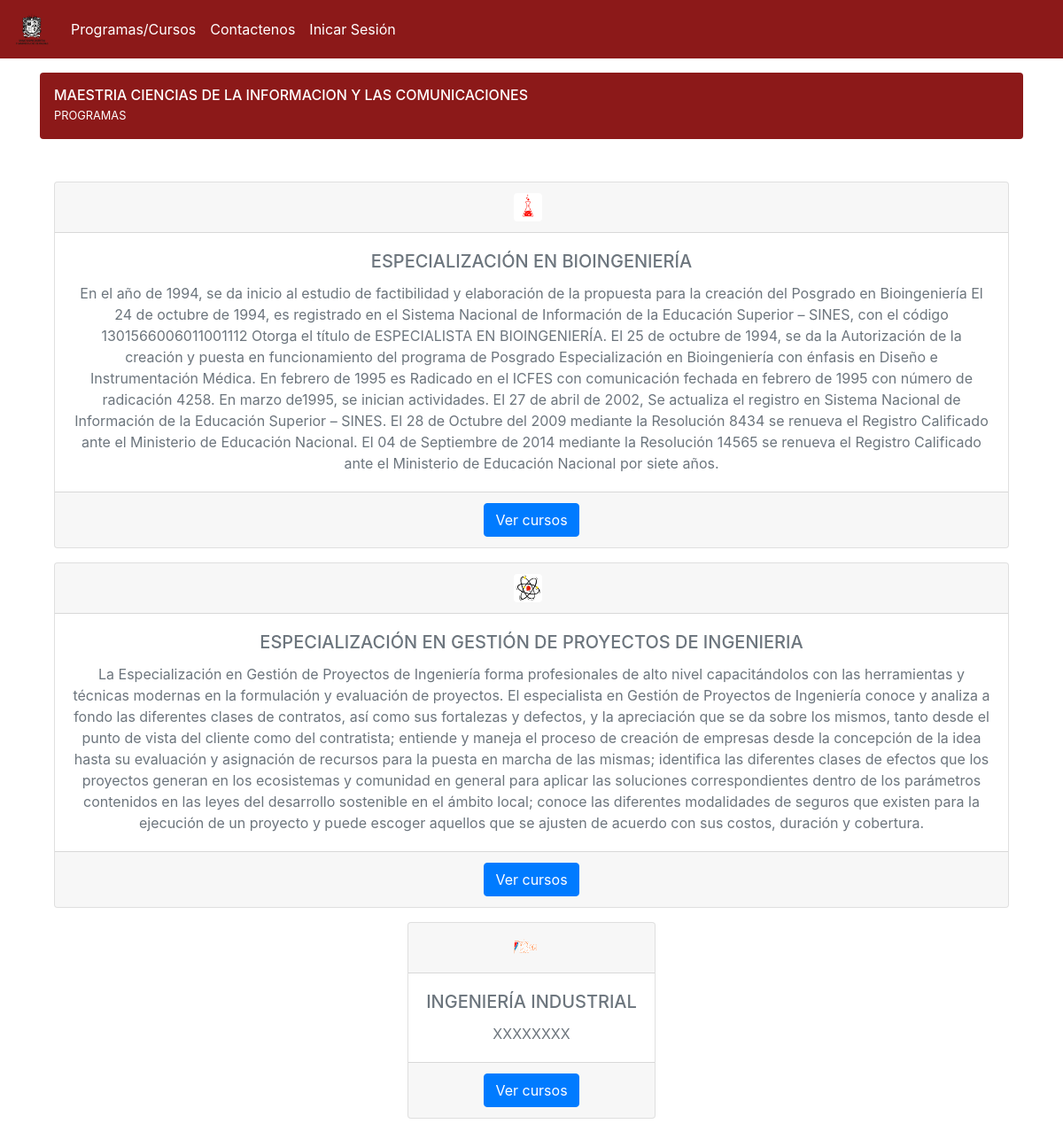
The page / on the database its author committed.
### web/models.py (models this page shows, shortened)
class Programa(models.Model):
    codigo = models.CharField(
        max_length = 30,
        verbose_name = 'Código',
        )
    nombre = models.CharField(
        max_length = 250,
        verbose_name = 'Nombre del programa',
        )
    descripcion = models.TextField(
        verbose_name=u'Descripción del programa',
        )
    activo = models.BooleanField(
        default = True,
        verbose_name = u'Activo',
    )
    snies = models.CharField(
        max_length = 250,
        verbose_name = 'SNIES del programa',
        )
    direccion = models.CharField(
        max_length = 250,
        verbose_name = 'Dirección del programa',
        )
    email = models.CharField(
        max_length = 250,
        verbose_name = 'Email del programa',
        )
    imagen = models.ImageField(
        verbose_name=u'Imagen del programa',
        upload_to='imagenes_programas/',
        max_length=255,
        help_text='80x80',
        null = True,
    )
    telefono = models.CharField(
        max_length = 250,
        verbose_name = 'Teléfono del programa',
        )
    duracion = models.IntegerField(
        verbose_name = u'Duración',
    )
    cordinador = models.ForeignKey(
        'Usuario',
        verbose_name = 'Coordinador',
        on_delete=models.CASCADE
        )
    facultad = models.ForeignKey(
        'Facultad',
        blank = True,
        null = True,
        verbose_name = 'Facultad',
        on_delete=models.CASCADE
        )
    modalidad = models.ForeignKey(
        'Modalidad',
        blank = True,
        null = True,
        verbose_name = 'Modalidad',
        on_delete=models.CASCADE
        )
    jornada = models.ForeignKey(
        'Jornada',
        blank = True,
        null = True,
        verbose_name = 'Jornada',
        on_delete=models.CASCADE
        )
    plan_estudio = models.FileField(
        upload_to='./planes',
        verbose_name=u'Plan de estudio',
        )
    cursos = models.ManyToManyField(
        'Curso',
        verbose_name=u'Cursos del programa'
        )
    class Meta:
        verbose_name = u'Programa'
        verbose_name_plural = u'Programas'

### web/views.py (the view)
# urls.py: url(r'^$',views.programas.as_view(), name = 'programas'),
class programas(View):
    def get(self, request):
        programas = Programa.objects.filter(activo = True)
        return render(request, 'programas.html', {'programas':programas})

### web/templates/programas.html
{% extends "base-web.html" %}
{% load static %}
{% block content %}
<main role="main" class="container">
    <div class="d-flex align-items-center p-3 my-3 text-white bg-purple rounded box-shadow bg-principal">
        <div class="lh-100">
            <h6 class="mb-0 lh-100">MAESTRIA CIENCIAS DE LA INFORMACION Y LAS COMUNICACIONES</h6>
            <small>PROGRAMAS</small>
        </div>
    </div>
    <div class="my-3 p-3 bg-white rounded box-shadow">
        {% for programa in programas %}
        <div class="media text-muted pt-3 justify-content-center">
            <div class="card text-center">
                <div class="card-header">
                    <img data-src="{{ programa.imagen.url }}" class="mr-2 rounded" style="width: 32px; height: 32px;"
                        src="{{ programa.imagen.url }}" data-holder-rendered="true">
                </div>
                <div class="card-body">
                    <h5 class="card-title">{{ programa.nombre|upper }}</h5>
                    <p class="card-text">{{ programa.descripcion }}</p>
                </div>
                <div class="card-footer text-muted">
                    <a href="/detalle-programa/{{ programa.id }}" class="btn btn-primary">Ver cursos</a>
                </div>
            </div>
        </div>
        {% endfor %}
    </div>
</main>
{% endblock %}

### web/templates/base-web.html (shortened to what this page needs)
{% load static %}
<!doctype html>
<html lang="en">
  <head>
    <link rel="stylesheet" href="https://stackpath.bootstrapcdn.com/bootstrap/4.5.0/css/bootstrap.min.css">
    <link rel="stylesheet" href="{% static 'css/base.css'%}"/>
  </head>
  <body>
    <div class="container-fluid p-0">
        {% block navbar %}
        <nav class="navbar navbar-expand-lg navbar-light bg-navbar no-padding">
            <a class="navbar-brand" href=""><img src="{% static 'img/logo-ud.png'%}" class="logo-ud" /></a>
            <div class="collapse navbar-collapse" id="navbarSupportedContent">
              <ul class="navbar-nav mr-auto">
                <li class="nav-item">
                  <a class="nav-link text-white" href="/">Programas/Cursos</a>
                </li>
                <li class="nav-item">
                  <a class="nav-link text-white" href="/contactenos">Contactenos</a>
                </li>
                {% if not user.is_authenticated %}
                <li class="nav-item">
                    <a class="nav-link text-white" href="/iniciar-sesion">Inicar Sesión</a>
                  </li>
                  {% else %}
                  <li class="nav-item">
                    <a class="nav-link text-white" href="/cerrar-sesion">Cerrar Sesión</a>
                  </li>
                  {% endif %}
              </ul>
            </div>
          </nav>
          {% endblock %}
          {% block content %}
          {% endblock %}
    </div>
  </body>
</html>

### web/static/css/base.css (style rules this page uses)
.logo-ud { width: 40px; height: 40px; }
.bg-navbar { background-color: #8C1919; color: white; }
.bg-principal { background-color: #8C1919; }

### rows shown on the page
Programa: imagen (picture), nombre "ESPECIALIZACIÓN EN BIOINGENIERÍA", descripcion "En el año de 1994, se da inicio al estudio de factibilidad y elaboración de la propuesta para la creación del Posgrado en Bioingeniería El 24 de octubre de 1994, es registrado en el Sistema Nacional de Información de la Educación Superior – SINES, con el código 1301566006011001112 Otorga el título de ESPECIALISTA EN BIOINGENIERÍA. El 25 de octubre de 1994, se da la Autorización de la creación y puesta en funcionamiento del programa de Posgrado Especialización en Bioingeniería con énfasis en Diseño e Instrumentación Médica. En febrero de 1995 es Radicado en el ICFES con comunicación fechada en febrero de 1995 con número de radicación 4258. En marzo de1995, se inician actividades. El 27 de…"
Programa: imagen (picture), nombre "ESPECIALIZACIÓN EN GESTIÓN DE PROYECTOS DE INGENIERIA", descripcion "La Especialización en Gestión de Proyectos de Ingeniería forma profesionales de alto nivel capacitándolos con las herramientas y técnicas modernas en la formulación y evaluación de proyectos. El especialista en Gestión de Proyectos de Ingeniería conoce y analiza a fondo las diferentes clases de contratos, así como sus fortalezas y defectos, y la apreciación que se da sobre los mismos, tanto desde el punto de vista del cliente como del contratista; entiende y maneja el proceso de creación de empresas desde la concepción de la idea hasta su evaluación y asignación de recursos para la puesta en marcha de las mismas; identifica las diferentes clases de efectos que los proyectos generan en los…"
Programa: imagen (picture), nombre "INGENIERÍA INDUSTRIAL", descripcion "XXXXXXXX"
